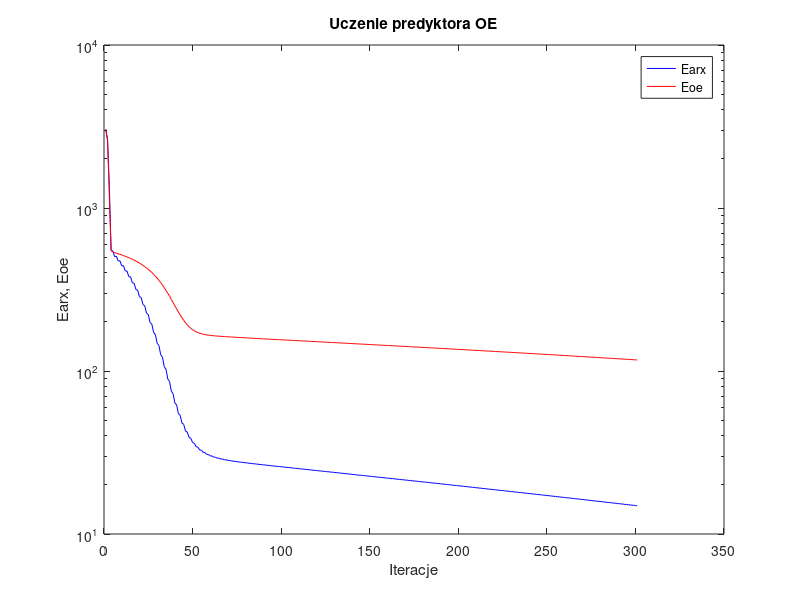
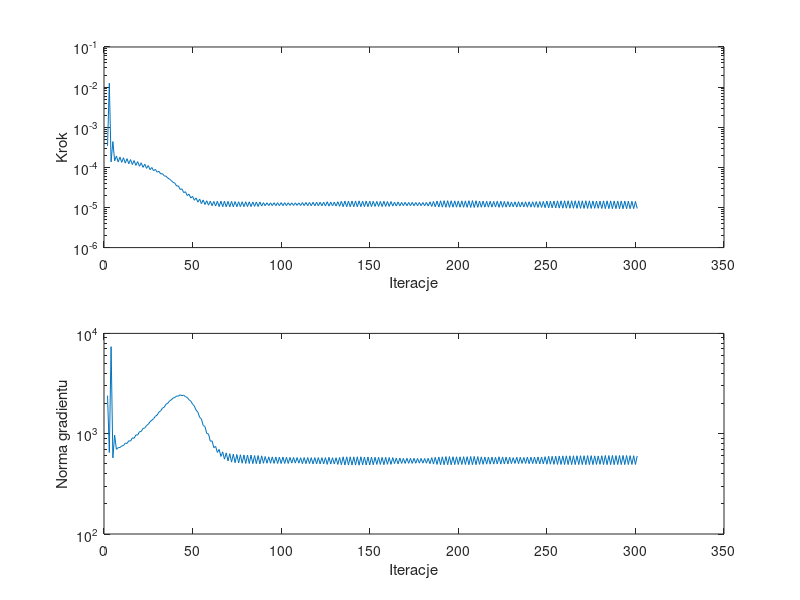

Write the MATLAB code that produced these figures, in order.
%uczenie predyktora oe
clear all;
n=0; farx(n+1)=3.044138e+003; foe(n+1)=3.030170e+003; wspucz(n+1)=0.000000e+000; ng(n+1)=0.000000e+000;
n=1; farx(n+1)=2.622364e+003; foe(n+1)=2.607367e+003; krok(n+1)=3.428360e-004; ng(n+1)=2.401349e+003;
n=2; farx(n+1)=1.374417e+003; foe(n+1)=1.182817e+003; krok(n+1)=1.251384e-002; ng(n+1)=6.500511e+002;
n=3; farx(n+1)=5.549020e+002; foe(n+1)=5.455199e+002; krok(n+1)=1.367364e-004; ng(n+1)=7.372979e+003;
n=4; farx(n+1)=5.428427e+002; foe(n+1)=5.387170e+002; krok(n+1)=4.395065e-004; ng(n+1)=5.741063e+002;
n=5; farx(n+1)=5.031991e+002; foe(n+1)=5.323346e+002; krok(n+1)=1.454251e-004; ng(n+1)=9.678497e+002;
n=6; farx(n+1)=5.060463e+002; foe(n+1)=5.282907e+002; krok(n+1)=1.915864e-004; ng(n+1)=6.980378e+002;
n=7; farx(n+1)=4.728351e+002; foe(n+1)=5.240230e+002; krok(n+1)=1.366331e-004; ng(n+1)=7.263688e+002;
n=8; farx(n+1)=4.744881e+002; foe(n+1)=5.197817e+002; krok(n+1)=1.803354e-004; ng(n+1)=7.279665e+002;
n=9; farx(n+1)=4.420343e+002; foe(n+1)=5.152652e+002; krok(n+1)=1.331010e-004; ng(n+1)=7.549036e+002;
n=10; farx(n+1)=4.426424e+002; foe(n+1)=5.107420e+002; krok(n+1)=1.733806e-004; ng(n+1)=7.622093e+002;
n=11; farx(n+1)=4.108441e+002; foe(n+1)=5.058750e+002; krok(n+1)=1.274265e-004; ng(n+1)=8.050142e+002;
n=12; farx(n+1)=4.103050e+002; foe(n+1)=5.009918e+002; krok(n+1)=1.648234e-004; ng(n+1)=7.988425e+002;
n=13; farx(n+1)=3.793125e+002; foe(n+1)=4.957406e+002; krok(n+1)=1.230766e-004; ng(n+1)=8.503714e+002;
n=14; farx(n+1)=3.779154e+002; foe(n+1)=4.904470e+002; krok(n+1)=1.562643e-004; ng(n+1)=8.435795e+002;
n=15; farx(n+1)=3.478325e+002; foe(n+1)=4.847223e+002; krok(n+1)=1.174602e-004; ng(n+1)=9.093231e+002;
n=16; farx(n+1)=3.455567e+002; foe(n+1)=4.789372e+002; krok(n+1)=1.477953e-004; ng(n+1)=8.991370e+002;
n=17; farx(n+1)=3.164990e+002; foe(n+1)=4.726709e+002; krok(n+1)=1.119325e-004; ng(n+1)=9.735008e+002;
n=18; farx(n+1)=3.135067e+002; foe(n+1)=4.663297e+002; krok(n+1)=1.389271e-004; ng(n+1)=9.682781e+002;
n=19; farx(n+1)=2.855715e+002; foe(n+1)=4.594426e+002; krok(n+1)=1.062537e-004; ng(n+1)=1.046307e+003;
n=20; farx(n+1)=2.820307e+002; foe(n+1)=4.524831e+002; krok(n+1)=1.297027e-004; ng(n+1)=1.049967e+003;
n=21; farx(n+1)=2.554536e+002; foe(n+1)=4.448945e+002; krok(n+1)=9.985203e-005; ng(n+1)=1.128248e+003;
n=22; farx(n+1)=2.513529e+002; foe(n+1)=4.372284e+002; krok(n+1)=1.198093e-004; ng(n+1)=1.138460e+003;
n=23; farx(n+1)=2.262816e+002; foe(n+1)=4.288981e+002; krok(n+1)=9.429965e-005; ng(n+1)=1.205641e+003;
n=24; farx(n+1)=2.218767e+002; foe(n+1)=4.204820e+002; krok(n+1)=1.107642e-004; ng(n+1)=1.242875e+003;
n=25; farx(n+1)=1.983871e+002; foe(n+1)=4.112989e+002; krok(n+1)=8.763006e-005; ng(n+1)=1.318125e+003;
n=26; farx(n+1)=1.938318e+002; foe(n+1)=4.020824e+002; krok(n+1)=9.926586e-005; ng(n+1)=1.361539e+003;
n=27; farx(n+1)=1.722405e+002; foe(n+1)=3.920755e+002; krok(n+1)=8.191911e-005; ng(n+1)=1.414118e+003;
n=28; farx(n+1)=1.676115e+002; foe(n+1)=3.820183e+002; krok(n+1)=8.923578e-005; ng(n+1)=1.489617e+003;
n=29; farx(n+1)=1.479154e+002; foe(n+1)=3.711416e+002; krok(n+1)=7.583697e-005; ng(n+1)=1.534821e+003;
n=30; farx(n+1)=1.434950e+002; foe(n+1)=3.602874e+002; krok(n+1)=7.961977e-005; ng(n+1)=1.639926e+003;
n=31; farx(n+1)=1.258775e+002; foe(n+1)=3.485569e+002; krok(n+1)=6.831655e-005; ng(n+1)=1.692050e+003;
n=32; farx(n+1)=1.217216e+002; foe(n+1)=3.369753e+002; krok(n+1)=6.975159e-005; ng(n+1)=1.798420e+003;
n=33; farx(n+1)=1.062685e+002; foe(n+1)=3.245779e+002; krok(n+1)=6.140602e-005; ng(n+1)=1.836688e+003;
n=34; farx(n+1)=1.025800e+002; foe(n+1)=3.125021e+002; krok(n+1)=6.009622e-005; ng(n+1)=1.967550e+003;
n=35; farx(n+1)=8.934392e+001; foe(n+1)=2.997426e+002; krok(n+1)=5.406709e-005; ng(n+1)=2.009298e+003;
n=36; farx(n+1)=8.623379e+001; foe(n+1)=2.875547e+002; krok(n+1)=5.075699e-005; ng(n+1)=2.127603e+003;
n=37; farx(n+1)=7.517235e+001; foe(n+1)=2.749296e+002; krok(n+1)=4.702476e-005; ng(n+1)=2.173382e+003;
n=38; farx(n+1)=7.271990e+001; foe(n+1)=2.631704e+002; krok(n+1)=4.211190e-005; ng(n+1)=2.266733e+003;
n=39; farx(n+1)=6.370614e+001; foe(n+1)=2.512950e+002; krok(n+1)=4.037383e-005; ng(n+1)=2.299268e+003;
n=40; farx(n+1)=6.189893e+001; foe(n+1)=2.405509e+002; krok(n+1)=3.418410e-005; ng(n+1)=2.378435e+003;
n=41; farx(n+1)=5.476175e+001; foe(n+1)=2.300131e+002; krok(n+1)=3.452947e-005; ng(n+1)=2.366122e+003;
n=42; farx(n+1)=5.346187e+001; foe(n+1)=2.207682e+002; krok(n+1)=2.809223e-005; ng(n+1)=2.442715e+003;
n=43; farx(n+1)=4.797686e+001; foe(n+1)=2.120063e+002; krok(n+1)=2.907853e-005; ng(n+1)=2.396122e+003;
n=44; farx(n+1)=4.703887e+001; foe(n+1)=2.045358e+002; krok(n+1)=2.342760e-005; ng(n+1)=2.415378e+003;
n=45; farx(n+1)=4.290646e+001; foe(n+1)=1.976971e+002; krok(n+1)=2.468559e-005; ng(n+1)=2.337177e+003;
n=46; farx(n+1)=4.223222e+001; foe(n+1)=1.920115e+002; krok(n+1)=1.977673e-005; ng(n+1)=2.300772e+003;
n=47; farx(n+1)=3.915669e+001; foe(n+1)=1.869632e+002; krok(n+1)=2.139878e-005; ng(n+1)=2.180603e+003;
n=48; farx(n+1)=3.866733e+001; foe(n+1)=1.828578e+002; krok(n+1)=1.722049e-005; ng(n+1)=2.112236e+003;
n=49; farx(n+1)=3.638192e+001; foe(n+1)=1.793119e+002; krok(n+1)=1.890200e-005; ng(n+1)=1.971892e+003;
n=50; farx(n+1)=3.603944e+001; foe(n+1)=1.764617e+002; krok(n+1)=1.511997e-005; ng(n+1)=1.885083e+003;
n=51; farx(n+1)=3.433124e+001; foe(n+1)=1.740463e+002; krok(n+1)=1.729605e-005; ng(n+1)=1.714023e+003;
n=52; farx(n+1)=3.409451e+001; foe(n+1)=1.721180e+002; krok(n+1)=1.357662e-005; ng(n+1)=1.640296e+003;
n=53; farx(n+1)=3.280644e+001; foe(n+1)=1.705017e+002; krok(n+1)=1.621284e-005; ng(n+1)=1.452418e+003;
n=54; farx(n+1)=3.264611e+001; foe(n+1)=1.692075e+002; krok(n+1)=1.240823e-005; ng(n+1)=1.402157e+003;
n=55; farx(n+1)=3.167161e+001; foe(n+1)=1.681224e+002; krok(n+1)=1.539716e-005; ng(n+1)=1.206425e+003;
n=56; farx(n+1)=3.155649e+001; foe(n+1)=1.672475e+002; krok(n+1)=1.182351e-005; ng(n+1)=1.178934e+003;
n=57; farx(n+1)=3.080702e+001; foe(n+1)=1.665056e+002; krok(n+1)=1.470858e-005; ng(n+1)=1.005707e+003;
n=58; farx(n+1)=3.072867e+001; foe(n+1)=1.658915e+002; krok(n+1)=1.138543e-005; ng(n+1)=9.942484e+002;
n=59; farx(n+1)=3.013607e+001; foe(n+1)=1.653585e+002; krok(n+1)=1.433996e-005; ng(n+1)=8.415654e+002;
n=60; farx(n+1)=3.008771e+001; foe(n+1)=1.649022e+002; krok(n+1)=1.104522e-005; ng(n+1)=8.476924e+002;
n=61; farx(n+1)=2.960609e+001; foe(n+1)=1.644930e+002; krok(n+1)=1.416371e-005; ng(n+1)=7.258332e+002;
n=62; farx(n+1)=2.958094e+001; foe(n+1)=1.641306e+002; krok(n+1)=1.085468e-005; ng(n+1)=7.479646e+002;
n=63; farx(n+1)=2.917106e+001; foe(n+1)=1.637944e+002; krok(n+1)=1.430061e-005; ng(n+1)=6.500391e+002;
n=64; farx(n+1)=2.917003e+001; foe(n+1)=1.634843e+002; krok(n+1)=1.052881e-005; ng(n+1)=6.968302e+002;
n=65; farx(n+1)=2.881614e+001; foe(n+1)=1.631896e+002; krok(n+1)=1.433996e-005; ng(n+1)=5.929714e+002;
n=66; farx(n+1)=2.882966e+001; foe(n+1)=1.629117e+002; krok(n+1)=1.044207e-005; ng(n+1)=6.584235e+002;
n=67; farx(n+1)=2.851557e+001; foe(n+1)=1.626418e+002; krok(n+1)=1.433996e-005; ng(n+1)=5.575130e+002;
n=68; farx(n+1)=2.854101e+001; foe(n+1)=1.623824e+002; krok(n+1)=1.038706e-005; ng(n+1)=6.436608e+002;
n=69; farx(n+1)=2.825828e+001; foe(n+1)=1.621277e+002; krok(n+1)=1.416371e-005; ng(n+1)=5.358805e+002;
n=70; farx(n+1)=2.829050e+001; foe(n+1)=1.618807e+002; krok(n+1)=1.039083e-005; ng(n+1)=6.320128e+002;
n=71; farx(n+1)=2.802876e+001; foe(n+1)=1.616349e+002; krok(n+1)=1.416371e-005; ng(n+1)=5.208455e+002;
n=72; farx(n+1)=2.806717e+001; foe(n+1)=1.613951e+002; krok(n+1)=1.039083e-005; ng(n+1)=6.263099e+002;
n=73; farx(n+1)=2.782197e+001; foe(n+1)=1.611557e+002; krok(n+1)=1.404624e-005; ng(n+1)=5.138731e+002;
n=74; farx(n+1)=2.786416e+001; foe(n+1)=1.609213e+002; krok(n+1)=1.046329e-005; ng(n+1)=6.202575e+002;
n=75; farx(n+1)=2.763116e+001; foe(n+1)=1.606870e+002; krok(n+1)=1.390431e-005; ng(n+1)=5.107960e+002;
n=76; farx(n+1)=2.767582e+001; foe(n+1)=1.604564e+002; krok(n+1)=1.048504e-005; ng(n+1)=6.166598e+002;
n=77; farx(n+1)=2.745188e+001; foe(n+1)=1.602254e+002; krok(n+1)=1.386876e-005; ng(n+1)=5.079055e+002;
n=78; farx(n+1)=2.749811e+001; foe(n+1)=1.599977e+002; krok(n+1)=1.048504e-005; ng(n+1)=6.143922e+002;
n=79; farx(n+1)=2.728076e+001; foe(n+1)=1.597692e+002; krok(n+1)=1.390431e-005; ng(n+1)=5.049853e+002;
n=80; farx(n+1)=2.732849e+001; foe(n+1)=1.595436e+002; krok(n+1)=1.051121e-005; ng(n+1)=6.134649e+002;
n=81; farx(n+1)=2.711674e+001; foe(n+1)=1.593178e+002; krok(n+1)=1.384553e-005; ng(n+1)=5.044579e+002;
n=82; farx(n+1)=2.716488e+001; foe(n+1)=1.590942e+002; krok(n+1)=1.051121e-005; ng(n+1)=6.117447e+002;
n=83; farx(n+1)=2.695958e+001; foe(n+1)=1.588703e+002; krok(n+1)=1.373458e-005; ng(n+1)=5.024084e+002;
n=84; farx(n+1)=2.700646e+001; foe(n+1)=1.586494e+002; krok(n+1)=1.063629e-005; ng(n+1)=6.056373e+002;
n=85; farx(n+1)=2.680430e+001; foe(n+1)=1.584277e+002; krok(n+1)=1.372904e-005; ng(n+1)=5.025850e+002;
n=86; farx(n+1)=2.685136e+001; foe(n+1)=1.582082e+002; krok(n+1)=1.057446e-005; ng(n+1)=6.057517e+002;
n=87; farx(n+1)=2.665356e+001; foe(n+1)=1.579876e+002; krok(n+1)=1.373458e-005; ng(n+1)=4.996437e+002;
n=88; farx(n+1)=2.670049e+001; foe(n+1)=1.577701e+002; krok(n+1)=1.083629e-005; ng(n+1)=6.017342e+002;
n=89; farx(n+1)=2.650843e+001; foe(n+1)=1.575531e+002; krok(n+1)=1.319809e-005; ng(n+1)=5.071424e+002;
n=90; farx(n+1)=2.655230e+001; foe(n+1)=1.573382e+002; krok(n+1)=1.103022e-005; ng(n+1)=5.923871e+002;
n=91; farx(n+1)=2.636385e+001; foe(n+1)=1.571228e+002; krok(n+1)=1.308609e-005; ng(n+1)=5.073559e+002;
n=92; farx(n+1)=2.640632e+001; foe(n+1)=1.569097e+002; krok(n+1)=1.112285e-005; ng(n+1)=5.881455e+002;
n=93; farx(n+1)=2.621989e+001; foe(n+1)=1.566958e+002; krok(n+1)=1.308479e-005; ng(n+1)=5.073672e+002;
n=94; farx(n+1)=2.626194e+001; foe(n+1)=1.564838e+002; krok(n+1)=1.109774e-005; ng(n+1)=5.875011e+002;
n=95; farx(n+1)=2.607774e+001; foe(n+1)=1.562709e+002; krok(n+1)=1.312268e-005; ng(n+1)=5.056640e+002;
n=96; farx(n+1)=2.611912e+001; foe(n+1)=1.560602e+002; krok(n+1)=1.109774e-005; ng(n+1)=5.861360e+002;
n=97; farx(n+1)=2.593690e+001; foe(n+1)=1.558484e+002; krok(n+1)=1.315377e-005; ng(n+1)=5.044052e+002;
n=98; farx(n+1)=2.597770e+001; foe(n+1)=1.556387e+002; krok(n+1)=1.109774e-005; ng(n+1)=5.850304e+002;
n=99; farx(n+1)=2.579690e+001; foe(n+1)=1.554281e+002; krok(n+1)=1.321254e-005; ng(n+1)=5.039031e+002;
n=100; farx(n+1)=2.583761e+001; foe(n+1)=1.552193e+002; krok(n+1)=1.109569e-005; ng(n+1)=5.851711e+002;
n=101; farx(n+1)=2.565889e+001; foe(n+1)=1.550098e+002; krok(n+1)=1.317649e-005; ng(n+1)=5.045842e+002;
n=102; farx(n+1)=2.569875e+001; foe(n+1)=1.548021e+002; krok(n+1)=1.113124e-005; ng(n+1)=5.831908e+002;
n=103; farx(n+1)=2.552239e+001; foe(n+1)=1.545937e+002; krok(n+1)=1.312268e-005; ng(n+1)=5.049716e+002;
n=104; farx(n+1)=2.556144e+001; foe(n+1)=1.543872e+002; krok(n+1)=1.126542e-005; ng(n+1)=5.803221e+002;
n=105; farx(n+1)=2.538641e+001; foe(n+1)=1.541803e+002; krok(n+1)=1.302585e-005; ng(n+1)=5.090122e+002;
n=106; farx(n+1)=2.542501e+001; foe(n+1)=1.539747e+002; krok(n+1)=1.126542e-005; ng(n+1)=5.796616e+002;
n=107; farx(n+1)=2.525164e+001; foe(n+1)=1.537687e+002; krok(n+1)=1.302585e-005; ng(n+1)=5.090405e+002;
n=108; farx(n+1)=2.528953e+001; foe(n+1)=1.535640e+002; krok(n+1)=1.126542e-005; ng(n+1)=5.783719e+002;
n=109; farx(n+1)=2.511803e+001; foe(n+1)=1.533588e+002; krok(n+1)=1.302585e-005; ng(n+1)=5.084413e+002;
n=110; farx(n+1)=2.515453e+001; foe(n+1)=1.531551e+002; krok(n+1)=1.115447e-005; ng(n+1)=5.764923e+002;
n=111; farx(n+1)=2.498392e+001; foe(n+1)=1.529499e+002; krok(n+1)=1.328620e-005; ng(n+1)=5.022178e+002;
n=112; farx(n+1)=2.502070e+001; foe(n+1)=1.527467e+002; krok(n+1)=1.112285e-005; ng(n+1)=5.778710e+002;
n=113; farx(n+1)=2.485101e+001; foe(n+1)=1.525425e+002; krok(n+1)=1.331856e-005; ng(n+1)=5.027831e+002;
n=114; farx(n+1)=2.488769e+001; foe(n+1)=1.523398e+002; krok(n+1)=1.109569e-005; ng(n+1)=5.783349e+002;
n=115; farx(n+1)=2.471954e+001; foe(n+1)=1.521363e+002; krok(n+1)=1.331856e-005; ng(n+1)=5.026682e+002;
n=116; farx(n+1)=2.475533e+001; foe(n+1)=1.519344e+002; krok(n+1)=1.104522e-005; ng(n+1)=5.770291e+002;
n=117; farx(n+1)=2.458807e+001; foe(n+1)=1.517312e+002; krok(n+1)=1.346311e-005; ng(n+1)=4.997916e+002;
n=118; farx(n+1)=2.462383e+001; foe(n+1)=1.515298e+002; krok(n+1)=1.101046e-005; ng(n+1)=5.777114e+002;
n=119; farx(n+1)=2.445746e+001; foe(n+1)=1.513273e+002; krok(n+1)=1.351677e-005; ng(n+1)=4.995213e+002;
n=120; farx(n+1)=2.449314e+001; foe(n+1)=1.511264e+002; krok(n+1)=1.099167e-005; ng(n+1)=5.780872e+002;
n=121; farx(n+1)=2.432807e+001; foe(n+1)=1.509245e+002; krok(n+1)=1.351677e-005; ng(n+1)=4.996936e+002;
n=122; farx(n+1)=2.436323e+001; foe(n+1)=1.507243e+002; krok(n+1)=1.099167e-005; ng(n+1)=5.771828e+002;
n=123; farx(n+1)=2.419896e+001; foe(n+1)=1.505231e+002; krok(n+1)=1.356957e-005; ng(n+1)=4.995336e+002;
n=124; farx(n+1)=2.423362e+001; foe(n+1)=1.503232e+002; krok(n+1)=1.085468e-005; ng(n+1)=5.777066e+002;
n=125; farx(n+1)=2.406893e+001; foe(n+1)=1.501216e+002; krok(n+1)=1.390226e-005; ng(n+1)=4.943870e+002;
n=126; farx(n+1)=2.410494e+001; foe(n+1)=1.499215e+002; krok(n+1)=1.083629e-005; ng(n+1)=5.821314e+002;
n=127; farx(n+1)=2.394331e+001; foe(n+1)=1.497212e+002; krok(n+1)=1.361415e-005; ng(n+1)=4.980129e+002;
n=128; farx(n+1)=2.397725e+001; foe(n+1)=1.495226e+002; krok(n+1)=1.095389e-005; ng(n+1)=5.760081e+002;
n=129; farx(n+1)=2.381672e+001; foe(n+1)=1.493230e+002; krok(n+1)=1.361563e-005; ng(n+1)=4.983315e+002;
n=130; farx(n+1)=2.384994e+001; foe(n+1)=1.491249e+002; krok(n+1)=1.085468e-005; ng(n+1)=5.757186e+002;
n=131; farx(n+1)=2.368913e+001; foe(n+1)=1.489249e+002; krok(n+1)=1.390431e-005; ng(n+1)=4.939567e+002;
n=132; farx(n+1)=2.372292e+001; foe(n+1)=1.487267e+002; krok(n+1)=1.069939e-005; ng(n+1)=5.796915e+002;
n=133; farx(n+1)=2.356029e+001; foe(n+1)=1.485264e+002; krok(n+1)=1.430061e-005; ng(n+1)=4.906755e+002;
n=134; farx(n+1)=2.359577e+001; foe(n+1)=1.483268e+002; krok(n+1)=1.046329e-005; ng(n+1)=5.881420e+002;
n=135; farx(n+1)=2.343418e+001; foe(n+1)=1.481260e+002; krok(n+1)=1.445172e-005; ng(n+1)=4.869272e+002;
n=136; farx(n+1)=2.346929e+001; foe(n+1)=1.479268e+002; krok(n+1)=1.046329e-005; ng(n+1)=5.878337e+002;
n=137; farx(n+1)=2.330859e+001; foe(n+1)=1.477265e+002; krok(n+1)=1.447119e-005; ng(n+1)=4.870591e+002;
n=138; farx(n+1)=2.334343e+001; foe(n+1)=1.475277e+002; krok(n+1)=1.044207e-005; ng(n+1)=5.880658e+002;
n=139; farx(n+1)=2.318384e+001; foe(n+1)=1.473277e+002; krok(n+1)=1.448879e-005; ng(n+1)=4.866204e+002;
n=140; farx(n+1)=2.321826e+001; foe(n+1)=1.471295e+002; krok(n+1)=1.044207e-005; ng(n+1)=5.875617e+002;
n=141; farx(n+1)=2.305927e+001; foe(n+1)=1.469299e+002; krok(n+1)=1.453671e-005; ng(n+1)=4.866132e+002;
n=142; farx(n+1)=2.309357e+001; foe(n+1)=1.467318e+002; krok(n+1)=1.039083e-005; ng(n+1)=5.885706e+002;
n=143; farx(n+1)=2.293534e+001; foe(n+1)=1.465322e+002; krok(n+1)=1.461294e-005; ng(n+1)=4.853658e+002;
n=144; farx(n+1)=2.296981e+001; foe(n+1)=1.463344e+002; krok(n+1)=1.046074e-005; ng(n+1)=5.889347e+002;
n=145; farx(n+1)=2.281383e+001; foe(n+1)=1.461364e+002; krok(n+1)=1.433996e-005; ng(n+1)=4.894549e+002;
n=146; farx(n+1)=2.284685e+001; foe(n+1)=1.459398e+002; krok(n+1)=1.048504e-005; ng(n+1)=5.849572e+002;
n=147; farx(n+1)=2.269138e+001; foe(n+1)=1.457418e+002; krok(n+1)=1.445172e-005; ng(n+1)=4.878540e+002;
n=148; farx(n+1)=2.272445e+001; foe(n+1)=1.455453e+002; krok(n+1)=1.046329e-005; ng(n+1)=5.860645e+002;
n=149; farx(n+1)=2.257049e+001; foe(n+1)=1.453477e+002; krok(n+1)=1.438760e-005; ng(n+1)=4.883416e+002;
n=150; farx(n+1)=2.260296e+001; foe(n+1)=1.451520e+002; krok(n+1)=1.052881e-005; ng(n+1)=5.840339e+002;
n=151; farx(n+1)=2.245025e+001; foe(n+1)=1.449553e+002; krok(n+1)=1.428638e-005; ng(n+1)=4.904142e+002;
n=152; farx(n+1)=2.248243e+001; foe(n+1)=1.447601e+002; krok(n+1)=1.061240e-005; ng(n+1)=5.827927e+002;
n=153; farx(n+1)=2.233081e+001; foe(n+1)=1.445646e+002; krok(n+1)=1.414532e-005; ng(n+1)=4.939487e+002;
n=154; farx(n+1)=2.236253e+001; foe(n+1)=1.443700e+002; krok(n+1)=1.061240e-005; ng(n+1)=5.820125e+002;
n=155; farx(n+1)=2.221189e+001; foe(n+1)=1.441747e+002; krok(n+1)=1.414532e-005; ng(n+1)=4.939267e+002;
n=156; farx(n+1)=2.224302e+001; foe(n+1)=1.439805e+002; krok(n+1)=1.055114e-005; ng(n+1)=5.814823e+002;
n=157; farx(n+1)=2.209291e+001; foe(n+1)=1.437848e+002; krok(n+1)=1.428638e-005; ng(n+1)=4.912498e+002;
n=158; farx(n+1)=2.212434e+001; foe(n+1)=1.435907e+002; krok(n+1)=1.061240e-005; ng(n+1)=5.822627e+002;
n=159; farx(n+1)=2.197600e+001; foe(n+1)=1.433963e+002; krok(n+1)=1.404611e-005; ng(n+1)=4.953989e+002;
n=160; farx(n+1)=2.200635e+001; foe(n+1)=1.432032e+002; krok(n+1)=1.063629e-005; ng(n+1)=5.791303e+002;
n=161; farx(n+1)=2.185921e+001; foe(n+1)=1.430088e+002; krok(n+1)=1.404624e-005; ng(n+1)=4.945197e+002;
n=162; farx(n+1)=2.188965e+001; foe(n+1)=1.428163e+002; krok(n+1)=1.083629e-005; ng(n+1)=5.776769e+002;
n=163; farx(n+1)=2.174504e+001; foe(n+1)=1.426240e+002; krok(n+1)=1.356957e-005; ng(n+1)=5.031451e+002;
n=164; farx(n+1)=2.177342e+001; foe(n+1)=1.424328e+002; krok(n+1)=1.085468e-005; ng(n+1)=5.716747e+002;
n=165; farx(n+1)=2.162935e+001; foe(n+1)=1.422400e+002; krok(n+1)=1.373458e-005; ng(n+1)=4.993386e+002;
n=166; farx(n+1)=2.165819e+001; foe(n+1)=1.420489e+002; krok(n+1)=1.095376e-005; ng(n+1)=5.724780e+002;
n=167; farx(n+1)=2.151634e+001; foe(n+1)=1.418574e+002; krok(n+1)=1.338683e-005; ng(n+1)=5.051537e+002;
n=168; farx(n+1)=2.154361e+001; foe(n+1)=1.416674e+002; krok(n+1)=1.104522e-005; ng(n+1)=5.671767e+002;
n=169; farx(n+1)=2.140200e+001; foe(n+1)=1.414761e+002; krok(n+1)=1.344623e-005; ng(n+1)=5.050583e+002;
n=170; farx(n+1)=2.142962e+001; foe(n+1)=1.412861e+002; krok(n+1)=1.103022e-005; ng(n+1)=5.687823e+002;
n=171; farx(n+1)=2.128887e+001; foe(n+1)=1.410953e+002; krok(n+1)=1.338477e-005; ng(n+1)=5.065036e+002;
n=172; farx(n+1)=2.131608e+001; foe(n+1)=1.409057e+002; krok(n+1)=1.101046e-005; ng(n+1)=5.680641e+002;
n=173; farx(n+1)=2.117596e+001; foe(n+1)=1.407149e+002; krok(n+1)=1.342816e-005; ng(n+1)=5.056100e+002;
n=174; farx(n+1)=2.120319e+001; foe(n+1)=1.405255e+002; krok(n+1)=1.103022e-005; ng(n+1)=5.683119e+002;
n=175; farx(n+1)=2.106403e+001; foe(n+1)=1.403352e+002; krok(n+1)=1.334403e-005; ng(n+1)=5.073557e+002;
n=176; farx(n+1)=2.109090e+001; foe(n+1)=1.401462e+002; krok(n+1)=1.106017e-005; ng(n+1)=5.672038e+002;
n=177; farx(n+1)=2.095238e+001; foe(n+1)=1.399563e+002; krok(n+1)=1.331856e-005; ng(n+1)=5.083088e+002;
n=178; farx(n+1)=2.097909e+001; foe(n+1)=1.397675e+002; krok(n+1)=1.104492e-005; ng(n+1)=5.672051e+002;
n=179; farx(n+1)=2.084159e+001; foe(n+1)=1.395778e+002; krok(n+1)=1.328620e-005; ng(n+1)=5.082815e+002;
n=180; farx(n+1)=2.086780e+001; foe(n+1)=1.393894e+002; krok(n+1)=1.104522e-005; ng(n+1)=5.659323e+002;
n=181; farx(n+1)=2.073020e+001; foe(n+1)=1.391998e+002; krok(n+1)=1.338477e-005; ng(n+1)=5.077676e+002;
n=182; farx(n+1)=2.075656e+001; foe(n+1)=1.390113e+002; krok(n+1)=1.085468e-005; ng(n+1)=5.685453e+002;
n=183; farx(n+1)=2.061705e+001; foe(n+1)=1.388209e+002; krok(n+1)=1.384553e-005; ng(n+1)=5.023422e+002;
n=184; farx(n+1)=2.064517e+001; foe(n+1)=1.386311e+002; krok(n+1)=1.057446e-005; ng(n+1)=5.775195e+002;
n=185; farx(n+1)=2.050499e+001; foe(n+1)=1.384399e+002; krok(n+1)=1.414532e-005; ng(n+1)=4.980351e+002;
n=186; farx(n+1)=2.053370e+001; foe(n+1)=1.382493e+002; krok(n+1)=1.039083e-005; ng(n+1)=5.819542e+002;
n=187; farx(n+1)=2.039287e+001; foe(n+1)=1.380571e+002; krok(n+1)=1.444886e-005; ng(n+1)=4.937847e+002;
n=188; farx(n+1)=2.042219e+001; foe(n+1)=1.378658e+002; krok(n+1)=1.023989e-005; ng(n+1)=5.861709e+002;
n=189; farx(n+1)=2.028123e+001; foe(n+1)=1.376727e+002; krok(n+1)=1.465800e-005; ng(n+1)=4.906402e+002;
n=190; farx(n+1)=2.031095e+001; foe(n+1)=1.374811e+002; krok(n+1)=1.018440e-005; ng(n+1)=5.885247e+002;
n=191; farx(n+1)=2.016978e+001; foe(n+1)=1.372881e+002; krok(n+1)=1.476011e-005; ng(n+1)=4.904763e+002;
n=192; farx(n+1)=2.020001e+001; foe(n+1)=1.370959e+002; krok(n+1)=1.013046e-005; ng(n+1)=5.913480e+002;
n=193; farx(n+1)=2.005941e+001; foe(n+1)=1.369031e+002; krok(n+1)=1.476011e-005; ng(n+1)=4.907083e+002;
n=194; farx(n+1)=2.008952e+001; foe(n+1)=1.367111e+002; krok(n+1)=1.010255e-005; ng(n+1)=5.915627e+002;
n=195; farx(n+1)=1.995020e+001; foe(n+1)=1.365182e+002; krok(n+1)=1.470858e-005; ng(n+1)=4.901949e+002;
n=196; farx(n+1)=1.997979e+001; foe(n+1)=1.363270e+002; krok(n+1)=1.015968e-005; ng(n+1)=5.892300e+002;
n=197; farx(n+1)=1.984137e+001; foe(n+1)=1.361349e+002; krok(n+1)=1.461294e-005; ng(n+1)=4.918790e+002;
n=198; farx(n+1)=1.987076e+001; foe(n+1)=1.359441e+002; krok(n+1)=1.018462e-005; ng(n+1)=5.884301e+002;
n=199; farx(n+1)=1.973299e+001; foe(n+1)=1.357525e+002; krok(n+1)=1.455793e-005; ng(n+1)=4.931576e+002;
n=200; farx(n+1)=1.976225e+001; foe(n+1)=1.355619e+002; krok(n+1)=1.017255e-005; ng(n+1)=5.883549e+002;
n=201; farx(n+1)=1.962461e+001; foe(n+1)=1.353704e+002; krok(n+1)=1.460917e-005; ng(n+1)=4.932053e+002;
n=202; farx(n+1)=1.965412e+001; foe(n+1)=1.351797e+002; krok(n+1)=1.013046e-005; ng(n+1)=5.900044e+002;
n=203; farx(n+1)=1.951708e+001; foe(n+1)=1.349883e+002; krok(n+1)=1.460917e-005; ng(n+1)=4.931289e+002;
n=204; farx(n+1)=1.954634e+001; foe(n+1)=1.347977e+002; krok(n+1)=1.008355e-005; ng(n+1)=5.899178e+002;
n=205; farx(n+1)=1.940914e+001; foe(n+1)=1.346059e+002; krok(n+1)=1.476011e-005; ng(n+1)=4.914705e+002;
n=206; farx(n+1)=1.943879e+001; foe(n+1)=1.344149e+002; krok(n+1)=1.001618e-005; ng(n+1)=5.924265e+002;
n=207; farx(n+1)=1.930192e+001; foe(n+1)=1.342229e+002; krok(n+1)=1.481560e-005; ng(n+1)=4.907676e+002;
n=208; farx(n+1)=1.933168e+001; foe(n+1)=1.340320e+002; krok(n+1)=9.999543e-006; ng(n+1)=5.932552e+002;
n=209; farx(n+1)=1.919613e+001; foe(n+1)=1.338402e+002; krok(n+1)=1.470858e-005; ng(n+1)=4.912574e+002;
n=210; farx(n+1)=1.922550e+001; foe(n+1)=1.336502e+002; krok(n+1)=1.009346e-005; ng(n+1)=5.906630e+002;
n=211; farx(n+1)=1.909141e+001; foe(n+1)=1.334597e+002; krok(n+1)=1.447119e-005; ng(n+1)=4.946276e+002;
n=212; farx(n+1)=1.912012e+001; foe(n+1)=1.332705e+002; krok(n+1)=1.013760e-005; ng(n+1)=5.878057e+002;
n=213; farx(n+1)=1.898708e+001; foe(n+1)=1.330804e+002; krok(n+1)=1.438760e-005; ng(n+1)=4.952716e+002;
n=214; farx(n+1)=1.901547e+001; foe(n+1)=1.328919e+002; krok(n+1)=1.018462e-005; ng(n+1)=5.861242e+002;
n=215; farx(n+1)=1.888327e+001; foe(n+1)=1.327024e+002; krok(n+1)=1.428638e-005; ng(n+1)=4.969281e+002;
n=216; farx(n+1)=1.891137e+001; foe(n+1)=1.325142e+002; krok(n+1)=1.018440e-005; ng(n+1)=5.852006e+002;
n=217; farx(n+1)=1.877970e+001; foe(n+1)=1.323249e+002; krok(n+1)=1.428638e-005; ng(n+1)=4.968727e+002;
n=218; farx(n+1)=1.880781e+001; foe(n+1)=1.321369e+002; krok(n+1)=1.018462e-005; ng(n+1)=5.853939e+002;
n=219; farx(n+1)=1.867744e+001; foe(n+1)=1.319479e+002; krok(n+1)=1.416371e-005; ng(n+1)=4.976412e+002;
n=220; farx(n+1)=1.870497e+001; foe(n+1)=1.317608e+002; krok(n+1)=1.023989e-005; ng(n+1)=5.826055e+002;
n=221; farx(n+1)=1.857354e+001; foe(n+1)=1.315722e+002; krok(n+1)=1.430061e-005; ng(n+1)=4.987983e+002;
n=222; farx(n+1)=1.860216e+001; foe(n+1)=1.313839e+002; krok(n+1)=1.009346e-005; ng(n+1)=5.890595e+002;
n=223; farx(n+1)=1.847186e+001; foe(n+1)=1.311950e+002; krok(n+1)=1.428638e-005; ng(n+1)=4.971807e+002;
n=224; farx(n+1)=1.850001e+001; foe(n+1)=1.310074e+002; krok(n+1)=1.013760e-005; ng(n+1)=5.867183e+002;
n=225; farx(n+1)=1.837090e+001; foe(n+1)=1.308189e+002; krok(n+1)=1.416371e-005; ng(n+1)=4.982114e+002;
n=226; farx(n+1)=1.839856e+001; foe(n+1)=1.306321e+002; krok(n+1)=1.018440e-005; ng(n+1)=5.843247e+002;
n=227; farx(n+1)=1.827057e+001; foe(n+1)=1.304441e+002; krok(n+1)=1.404624e-005; ng(n+1)=4.992932e+002;
n=228; farx(n+1)=1.829802e+001; foe(n+1)=1.302579e+002; krok(n+1)=1.029142e-005; ng(n+1)=5.821543e+002;
n=229; farx(n+1)=1.817185e+001; foe(n+1)=1.300712e+002; krok(n+1)=1.373458e-005; ng(n+1)=5.033681e+002;
n=230; farx(n+1)=1.819831e+001; foe(n+1)=1.298862e+002; krok(n+1)=1.039083e-005; ng(n+1)=5.771725e+002;
n=231; farx(n+1)=1.807118e+001; foe(n+1)=1.296999e+002; krok(n+1)=1.384553e-005; ng(n+1)=5.047727e+002;
n=232; farx(n+1)=1.809860e+001; foe(n+1)=1.295140e+002; krok(n+1)=1.022121e-005; ng(n+1)=5.832009e+002;
n=233; farx(n+1)=1.797226e+001; foe(n+1)=1.293271e+002; krok(n+1)=1.390431e-005; ng(n+1)=5.020600e+002;
n=234; farx(n+1)=1.799963e+001; foe(n+1)=1.291416e+002; krok(n+1)=1.029142e-005; ng(n+1)=5.821140e+002;
n=235; farx(n+1)=1.787458e+001; foe(n+1)=1.289557e+002; krok(n+1)=1.368724e-005; ng(n+1)=5.051877e+002;
n=236; farx(n+1)=1.790124e+001; foe(n+1)=1.287710e+002; krok(n+1)=1.031835e-005; ng(n+1)=5.790697e+002;
n=237; farx(n+1)=1.777542e+001; foe(n+1)=1.285852e+002; krok(n+1)=1.384553e-005; ng(n+1)=5.047038e+002;
n=238; farx(n+1)=1.780288e+001; foe(n+1)=1.283997e+002; krok(n+1)=1.015968e-005; ng(n+1)=5.843861e+002;
n=239; farx(n+1)=1.767787e+001; foe(n+1)=1.282132e+002; krok(n+1)=1.390431e-005; ng(n+1)=5.018678e+002;
n=240; farx(n+1)=1.770510e+001; foe(n+1)=1.280282e+002; krok(n+1)=1.018462e-005; ng(n+1)=5.831557e+002;
n=241; farx(n+1)=1.758024e+001; foe(n+1)=1.278421e+002; krok(n+1)=1.390226e-005; ng(n+1)=5.027456e+002;
n=242; farx(n+1)=1.760769e+001; foe(n+1)=1.276570e+002; krok(n+1)=1.013760e-005; ng(n+1)=5.847021e+002;
n=243; farx(n+1)=1.748295e+001; foe(n+1)=1.274709e+002; krok(n+1)=1.395478e-005; ng(n+1)=5.022877e+002;
n=244; farx(n+1)=1.751046e+001; foe(n+1)=1.272856e+002; krok(n+1)=1.003721e-005; ng(n+1)=5.863829e+002;
n=245; farx(n+1)=1.738630e+001; foe(n+1)=1.270989e+002; krok(n+1)=1.404624e-005; ng(n+1)=4.993181e+002;
n=246; farx(n+1)=1.741372e+001; foe(n+1)=1.269139e+002; krok(n+1)=1.003721e-005; ng(n+1)=5.860177e+002;
n=247; farx(n+1)=1.728903e+001; foe(n+1)=1.267274e+002; krok(n+1)=1.414532e-005; ng(n+1)=4.996705e+002;
n=248; farx(n+1)=1.731699e+001; foe(n+1)=1.265418e+002; krok(n+1)=9.888364e-006; ng(n+1)=5.903654e+002;
n=249; farx(n+1)=1.719151e+001; foe(n+1)=1.263543e+002; krok(n+1)=1.442554e-005; ng(n+1)=4.962080e+002;
n=250; farx(n+1)=1.722041e+001; foe(n+1)=1.261676e+002; krok(n+1)=9.809075e-006; ng(n+1)=5.955171e+002;
n=251; farx(n+1)=1.709570e+001; foe(n+1)=1.259804e+002; krok(n+1)=1.436371e-005; ng(n+1)=4.965788e+002;
n=252; farx(n+1)=1.712423e+001; foe(n+1)=1.257942e+002; krok(n+1)=9.772716e-006; ng(n+1)=5.945016e+002;
n=253; farx(n+1)=1.699958e+001; foe(n+1)=1.256065e+002; krok(n+1)=1.448140e-005; ng(n+1)=4.946829e+002;
n=254; farx(n+1)=1.702832e+001; foe(n+1)=1.254202e+002; krok(n+1)=9.716744e-006; ng(n+1)=5.962732e+002;
n=255; farx(n+1)=1.690334e+001; foe(n+1)=1.252323e+002; krok(n+1)=1.460917e-005; ng(n+1)=4.937537e+002;
n=256; farx(n+1)=1.693264e+001; foe(n+1)=1.250453e+002; krok(n+1)=9.647596e-006; ng(n+1)=5.997291e+002;
n=257; farx(n+1)=1.680778e+001; foe(n+1)=1.248573e+002; krok(n+1)=1.466008e-005; ng(n+1)=4.932814e+002;
n=258; farx(n+1)=1.683724e+001; foe(n+1)=1.246702e+002; krok(n+1)=9.594052e-006; ng(n+1)=6.012962e+002;
n=259; farx(n+1)=1.671278e+001; foe(n+1)=1.244820e+002; krok(n+1)=1.470169e-005; ng(n+1)=4.922626e+002;
n=260; farx(n+1)=1.674230e+001; foe(n+1)=1.242950e+002; krok(n+1)=9.579475e-006; ng(n+1)=6.017474e+002;
n=261; farx(n+1)=1.661830e+001; foe(n+1)=1.241071e+002; krok(n+1)=1.468165e-005; ng(n+1)=4.924768e+002;
n=262; farx(n+1)=1.664781e+001; foe(n+1)=1.239202e+002; krok(n+1)=9.558456e-006; ng(n+1)=6.019998e+002;
n=263; farx(n+1)=1.652414e+001; foe(n+1)=1.237324e+002; krok(n+1)=1.469853e-005; ng(n+1)=4.922249e+002;
n=264; farx(n+1)=1.655374e+001; foe(n+1)=1.235456e+002; krok(n+1)=9.531630e-006; ng(n+1)=6.027925e+002;
n=265; farx(n+1)=1.643063e+001; foe(n+1)=1.233578e+002; krok(n+1)=1.468252e-005; ng(n+1)=4.920346e+002;
n=266; farx(n+1)=1.646017e+001; foe(n+1)=1.231713e+002; krok(n+1)=9.520842e-006; ng(n+1)=6.026027e+002;
n=267; farx(n+1)=1.633743e+001; foe(n+1)=1.229837e+002; krok(n+1)=1.468252e-005; ng(n+1)=4.920110e+002;
n=268; farx(n+1)=1.636706e+001; foe(n+1)=1.227973e+002; krok(n+1)=9.504428e-006; ng(n+1)=6.032029e+002;
n=269; farx(n+1)=1.624484e+001; foe(n+1)=1.226100e+002; krok(n+1)=1.465430e-005; ng(n+1)=4.922270e+002;
n=270; farx(n+1)=1.627440e+001; foe(n+1)=1.224239e+002; krok(n+1)=9.479621e-006; ng(n+1)=6.032416e+002;
n=271; farx(n+1)=1.615237e+001; foe(n+1)=1.222365e+002; krok(n+1)=1.470169e-005; ng(n+1)=4.916289e+002;
n=272; farx(n+1)=1.618216e+001; foe(n+1)=1.220502e+002; krok(n+1)=9.456357e-006; ng(n+1)=6.045747e+002;
n=273; farx(n+1)=1.606073e+001; foe(n+1)=1.218631e+002; krok(n+1)=1.465430e-005; ng(n+1)=4.919728e+002;
n=274; farx(n+1)=1.609047e+001; foe(n+1)=1.216773e+002; krok(n+1)=9.456357e-006; ng(n+1)=6.041991e+002;
n=275; farx(n+1)=1.597015e+001; foe(n+1)=1.214905e+002; krok(n+1)=1.453926e-005; ng(n+1)=4.923890e+002;
n=276; farx(n+1)=1.599959e+001; foe(n+1)=1.213056e+002; krok(n+1)=9.515478e-006; ng(n+1)=6.016821e+002;
n=277; farx(n+1)=1.588015e+001; foe(n+1)=1.211199e+002; krok(n+1)=1.438760e-005; ng(n+1)=4.944289e+002;
n=278; farx(n+1)=1.590937e+001; foe(n+1)=1.209355e+002; krok(n+1)=9.531630e-006; ng(n+1)=6.003132e+002;
n=279; farx(n+1)=1.578979e+001; foe(n+1)=1.207502e+002; krok(n+1)=1.442554e-005; ng(n+1)=4.949910e+002;
n=280; farx(n+1)=1.581929e+001; foe(n+1)=1.205654e+002; krok(n+1)=9.434846e-006; ng(n+1)=6.031329e+002;
n=281; farx(n+1)=1.569941e+001; foe(n+1)=1.203793e+002; krok(n+1)=1.460917e-005; ng(n+1)=4.925469e+002;
n=282; farx(n+1)=1.572937e+001; foe(n+1)=1.201939e+002; krok(n+1)=9.359580e-006; ng(n+1)=6.063833e+002;
n=283; farx(n+1)=1.561014e+001; foe(n+1)=1.200076e+002; krok(n+1)=1.461294e-005; ng(n+1)=4.914263e+002;
n=284; farx(n+1)=1.563998e+001; foe(n+1)=1.198227e+002; krok(n+1)=9.365562e-006; ng(n+1)=6.055489e+002;
n=285; farx(n+1)=1.552098e+001; foe(n+1)=1.196368e+002; krok(n+1)=1.460917e-005; ng(n+1)=4.918579e+002;
n=286; farx(n+1)=1.555099e+001; foe(n+1)=1.194518e+002; krok(n+1)=9.328187e-006; ng(n+1)=6.068290e+002;
n=287; farx(n+1)=1.543299e+001; foe(n+1)=1.192659e+002; krok(n+1)=1.453926e-005; ng(n+1)=4.914006e+002;
n=288; farx(n+1)=1.546269e+001; foe(n+1)=1.190817e+002; krok(n+1)=9.365562e-006; ng(n+1)=6.045574e+002;
n=289; farx(n+1)=1.534485e+001; foe(n+1)=1.188965e+002; krok(n+1)=1.451496e-005; ng(n+1)=4.925353e+002;
n=290; farx(n+1)=1.537476e+001; foe(n+1)=1.187122e+002; krok(n+1)=9.318742e-006; ng(n+1)=6.062323e+002;
n=291; farx(n+1)=1.525729e+001; foe(n+1)=1.185270e+002; krok(n+1)=1.453671e-005; ng(n+1)=4.918469e+002;
n=292; farx(n+1)=1.528728e+001; foe(n+1)=1.183428e+002; krok(n+1)=9.299765e-006; ng(n+1)=6.067042e+002;
n=293; farx(n+1)=1.517048e+001; foe(n+1)=1.181578e+002; krok(n+1)=1.448879e-005; ng(n+1)=4.918217e+002;
n=294; farx(n+1)=1.520038e+001; foe(n+1)=1.179741e+002; krok(n+1)=9.309975e-006; ng(n+1)=6.058488e+002;
n=295; farx(n+1)=1.508445e+001; foe(n+1)=1.177896e+002; krok(n+1)=1.438760e-005; ng(n+1)=4.924663e+002;
n=296; farx(n+1)=1.511417e+001; foe(n+1)=1.176066e+002; krok(n+1)=9.340678e-006; ng(n+1)=6.042132e+002;
n=297; farx(n+1)=1.499894e+001; foe(n+1)=1.174228e+002; krok(n+1)=1.428638e-005; ng(n+1)=4.936646e+002;
n=298; farx(n+1)=1.502853e+001; foe(n+1)=1.172403e+002; krok(n+1)=9.342023e-006; ng(n+1)=6.033851e+002;
n=299; farx(n+1)=1.491447e+001; foe(n+1)=1.170568e+002; krok(n+1)=1.416371e-005; ng(n+1)=4.938443e+002;
n=300; farx(n+1)=1.494380e+001; foe(n+1)=1.168754e+002; krok(n+1)=9.433029e-006; ng(n+1)=6.002822e+002;

figure; semilogy(farx,'b'); hold on; semilogy(foe,'r'); xlabel('Iteracje'); ylabel('Earx, Eoe'); legend('Earx','Eoe'); title('Uczenie predyktora OE');
figure; subplot(2,1,1); semilogy(krok); xlabel('Iteracje'); ylabel('Krok');
subplot(2,1,2); semilogy(ng); xlabel('Iteracje'); ylabel('Norma gradientu');
Earx=farx(n+1)
Eoe=foe(n+1)
